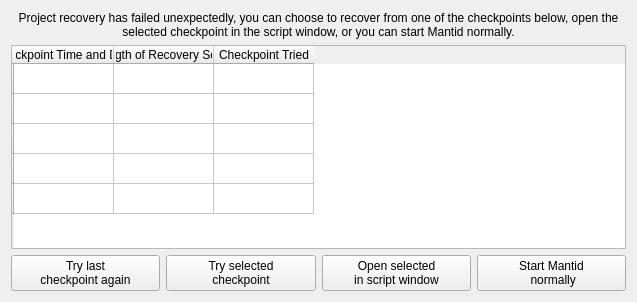
<?xml version="1.0" encoding="UTF-8"?>
<ui version="4.0">
 <class>RecoveryFailure</class>
 <widget class="QWidget" name="RecoveryFailure">
  <property name="geometry">
   <rect>
    <x>0</x>
    <y>0</y>
    <width>637</width>
    <height>302</height>
   </rect>
  </property>
  <property name="windowTitle">
   <string>Recovery Failed</string>
  </property>
  <layout class="QVBoxLayout" name="verticalLayout_2">
   <item>
    <layout class="QVBoxLayout" name="verticalLayout">
     <item>
      <widget class="QLabel" name="label">
       <property name="text">
        <string>Project recovery has failed unexpectedly, you can choose to recover from one of the checkpoints below, open the selected checkpoint in the script window, or you can start Mantid normally.</string>
       </property>
       <property name="alignment">
        <set>Qt::AlignCenter</set>
       </property>
       <property name="wordWrap">
        <bool>true</bool>
       </property>
      </widget>
     </item>
     <item>
      <widget class="QTableWidget" name="tableWidget">
       <property name="selectionMode">
        <enum>QAbstractItemView::SingleSelection</enum>
       </property>
       <property name="selectionBehavior">
        <enum>QAbstractItemView::SelectRows</enum>
       </property>
       <row>
        <property name="text">
         <string/>
        </property>
       </row>
       <row>
        <property name="text">
         <string/>
        </property>
       </row>
       <row>
        <property name="text">
         <string/>
        </property>
       </row>
       <row>
        <property name="text">
         <string/>
        </property>
       </row>
       <row>
        <property name="text">
         <string/>
        </property>
       </row>
       <column>
        <property name="text">
         <string>Checkpoint Time and Date</string>
        </property>
       </column>
       <column>
        <property name="text">
         <string>Length of Recovery Script</string>
        </property>
       </column>
       <column>
        <property name="text">
         <string>Checkpoint Tried</string>
        </property>
       </column>
      </widget>
     </item>
     <item>
      <layout class="QHBoxLayout" name="horizontalLayout">
       <item>
        <widget class="QPushButton" name="pushButton_4">
         <property name="text">
          <string>Try last 
checkpoint again</string>
         </property>
        </widget>
       </item>
       <item>
        <widget class="QPushButton" name="pushButton">
         <property name="text">
          <string>Try selected 
checkpoint</string>
         </property>
        </widget>
       </item>
       <item>
        <widget class="QPushButton" name="pushButton_2">
         <property name="text">
          <string>Open selected 
in script window</string>
         </property>
        </widget>
       </item>
       <item>
        <widget class="QPushButton" name="pushButton_3">
         <property name="text">
          <string>Start Mantid
 normally</string>
         </property>
        </widget>
       </item>
      </layout>
     </item>
    </layout>
   </item>
  </layout>
 </widget>
 <resources/>
 <connections>
  <connection>
   <sender>pushButton_4</sender>
   <signal>clicked()</signal>
   <receiver>RecoveryFailure</receiver>
   <slot>onClickLastCheckpoint()</slot>
   <hints>
    <hint type="sourcelabel">
     <x>143</x>
     <y>274</y>
    </hint>
    <hint type="destinationlabel">
     <x>160</x>
     <y>299</y>
    </hint>
   </hints>
  </connection>
  <connection>
   <sender>pushButton</sender>
   <signal>clicked()</signal>
   <receiver>RecoveryFailure</receiver>
   <slot>onClickSelectedCheckpoint()</slot>
   <hints>
    <hint type="sourcelabel">
     <x>245</x>
     <y>263</y>
    </hint>
    <hint type="destinationlabel">
     <x>346</x>
     <y>298</y>
    </hint>
   </hints>
  </connection>
  <connection>
   <sender>pushButton_2</sender>
   <signal>clicked()</signal>
   <receiver>RecoveryFailure</receiver>
   <slot>onClickOpenSelectedInScriptWindow()</slot>
   <hints>
    <hint type="sourcelabel">
     <x>382</x>
     <y>263</y>
    </hint>
    <hint type="destinationlabel">
     <x>568</x>
     <y>297</y>
    </hint>
   </hints>
  </connection>
  <connection>
   <sender>pushButton_3</sender>
   <signal>clicked()</signal>
   <receiver>RecoveryFailure</receiver>
   <slot>onClickStartMantidNormally()</slot>
   <hints>
    <hint type="sourcelabel">
     <x>494</x>
     <y>272</y>
    </hint>
    <hint type="destinationlabel">
     <x>631</x>
     <y>260</y>
    </hint>
   </hints>
  </connection>
 </connections>
 <slots>
  <slot>onClickLastCheckpoint()</slot>
  <slot>onClickSelectedCheckpoint()</slot>
  <slot>onClickOpenSelectedInScriptWindow()</slot>
  <slot>onClickStartMantidNormally()</slot>
 </slots>
</ui>
